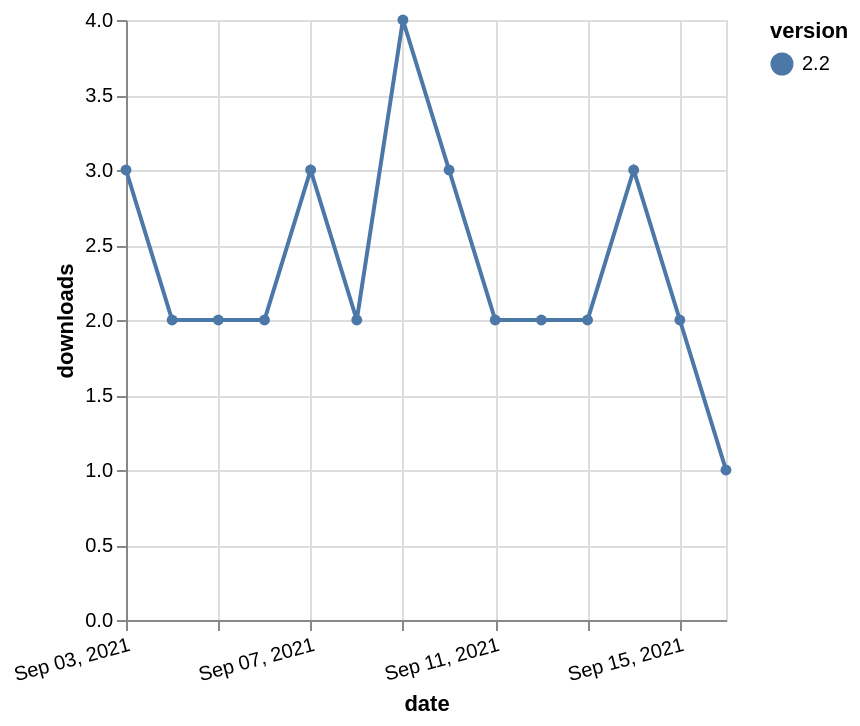

This figure's Vega-Lite source:
### Vega-Lite specification from a JSON file in a GitHub repository (floating-point values rounded to 4 significant figures)
{"$schema": "https://vega.github.io/schema/vega-lite/v5.json", "description": "A simple bar chart with embedded data.", "data": {"values": [{"date": "2021-09-03", "total": 2265, "delta": 3, "version": "2.2"}, {"date": "2021-09-04", "total": 2267, "delta": 2, "version": "2.2"}, {"date": "2021-09-05", "total": 2269, "delta": 2, "version": "2.2"}, {"date": "2021-09-06", "total": 2271, "delta": 2, "version": "2.2"}, {"date": "2021-09-07", "total": 2274, "delta": 3, "version": "2.2"}, {"date": "2021-09-08", "total": 2276, "delta": 2, "version": "2.2"}, {"date": "2021-09-09", "total": 2280, "delta": 4, "version": "2.2"}, {"date": "2021-09-10", "total": 2283, "delta": 3, "version": "2.2"}, {"date": "2021-09-11", "total": 2285, "delta": 2, "version": "2.2"}, {"date": "2021-09-12", "total": 2287, "delta": 2, "version": "2.2"}, {"date": "2021-09-13", "total": 2289, "delta": 2, "version": "2.2"}, {"date": "2021-09-14", "total": 2292, "delta": 3, "version": "2.2"}, {"date": "2021-09-15", "total": 2294, "delta": 2, "version": "2.2"}, {"date": "2021-09-16", "total": 2295, "delta": 1, "version": "2.2"}]}, "width": "container", "mark": {"type": "line", "point": {"filled": true}}, "encoding": {"x": {"field": "date", "type": "temporal", "timeUnit": "yearmonthdate", "title": "date", "axis": {"labelAngle": -15}}, "y": {"field": "delta", "type": "quantitative", "title": "downloads"}, "color": {"field": "version", "type": "nominal"}, "tooltip": {"field": "delta"}}}
